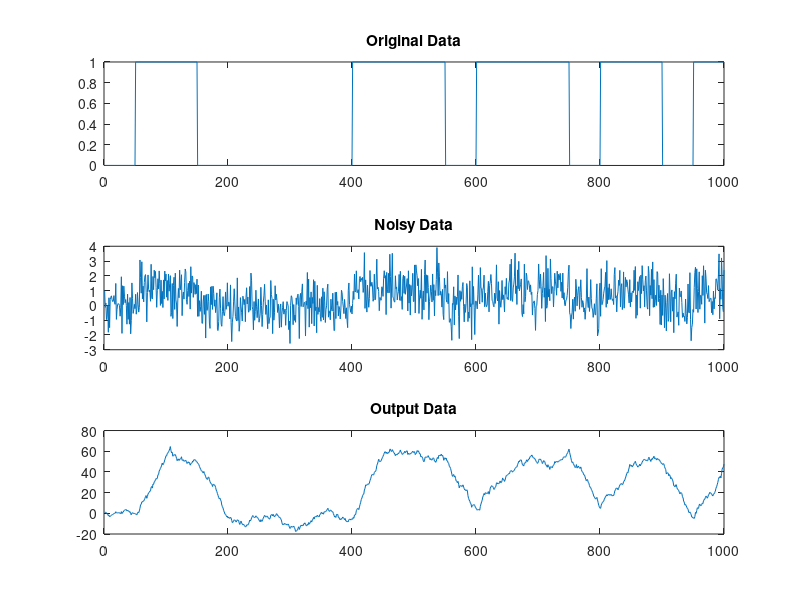

Recreate this plot in MATLAB. (Note: this script raises an error after producing the figure.)
clear all;

SNR=0; % signal to noise ratio in dB;

N=20; % Number of bits 
Ns=50; % Number of time samples per bit.
test_square = 1;
% Setup either a square pulse or triangle pulse.
if test_square == 1
    t=([1:Ns]-0.5)/Ns; % Time axis for square pulse shape.
    p=ones(size(t)); % shape of the square pulse.
    % Set decision rule average cutoff
    cutoff = 25;
else
    t = 1:Ns; %define time from 1-50
    p = 1-abs(t/Ns); %triangle function with max height of 1.
    % Set decision rule average cutoff
    cutoff = 5;
end
d=fix(rand(1,N)+0.5); % data bits (random).

X(1:Ns:(Ns*(N-1)+1))=d;
X=conv(X,p); % PAM (Pulse Amplidute Modulation) signal with pulse shape.
sigma=1/(10^(SNR/20)); % Noise strength.
noise=sigma*randn(size(X)); % White Gaussian noise.
R=X+noise;

figure(1);
subplot(3,1,1);
plot(X);
title('Original Data');
subplot(3,1,2);
plot(R);
title('Noisy Data');

match_pulse = p(end:-1:1); % Just the opposite of the input pulse
Y = conv(match_pulse,R); % Convolve the filter with the signal
subplot(3,1,3);
Y(1001:1049) = []; % Remove the last 49 entries as they do not matter
plot(Y);
title('Output Data');

received_bits = size(d,2);
count = 1; % A counter for the for loop (i is doing other things)
for i=1:50:size(Y,2)
    % Calculate the slope every 50 elements
    slope=(Y(i+49)-Y(i))/50;
    % Really positive slope means 1
    if slope > 0.5
        received_bits(count) = 1;
    % Really negative slope means 0
    elseif slope < -0.5
        received_bits(count) = 0;
    % Almost no slope means same as previous value
    elseif (slope < 0.5) && (slope > -0.5)
        % First pass?
        if i == 1
            % Need to calculate the Average of the first 50 elements
            if mean(Y,[1,50]) > cutoff
                received_bits(count) = 1;
            else
                received_bits(count) = 0;
            end
        else
            received_bits(count) = received_bits(count-1);
        end
    end
    count = count + 1;
end

equality = isequal(d,received_bits);
ber = 0;
for i=1:size(d,2)
    if received_bits(i) ~= d(i)
        ber = ber + 1;
    end
end
ber = (ber/size(d,2))*100;

% PDF Estimate of the Gaussian White Noise at different SNR settings
rng default
figure(2);
h = histogram(noise, 'Normalization', 'probability');
title('White Noise PDF at SNR=0');

% Autocorrelation Estimate of the Gaussian White Noise 
% at a particular SNR setting.
lags = -999:1:999; % X-axis need 1999 elements to match xcorr
c = xcorr(noise); % Autocorrelation of Noise and Signal
c = c/(max(c));
figure(3);
stem(lags, c);
xlabel('Lag');
title('Autocorrelation of Noise');

% Autocorrelation Estimate of the Gaussian White Noise and the received
% signal corrupted by white noise at a particular SNR setting.
c = xcorr(R); % Autocorrelation of Noise and Signal
c = c/(max(c));
figure(4);
stem(lags, c);
xlabel('Lag');
title('Autocorrelation of Signal + Noise');
